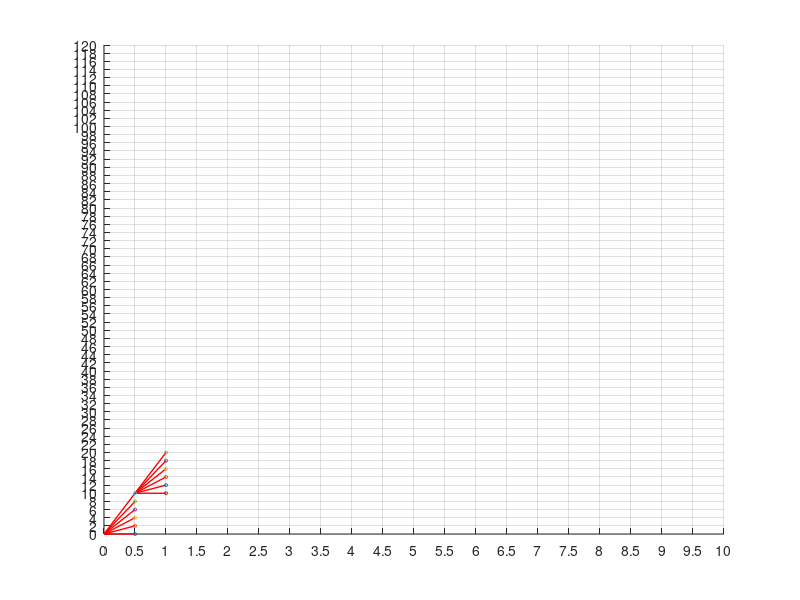

The MATLAB source for this figure:
axis([0, 10, 0, 120]);
set(gca,'xtick',0:0.5:10);
set(gca,'ytick',0:2:120);
grid on;
%set(gca,'GridLineStyle','-','GridColor','k','GridAlpha',0.5);
hold on;
p0=[0,0];
  
p1=[0.5,0];
p2=[0.5,2];
p3=[0.5,4];
p4=[0.5,6];
p5=[0.5,8];
p6=[0.5,10];


plot([p0(1),p1(1)],[p0(2),p1(2)],'r','LineWidth',1);
plot([p0(1),p2(1)],[p0(2),p2(2)],'r','LineWidth',1);
plot([p0(1),p3(1)],[p0(2),p3(2)],'r','LineWidth',1);
plot([p0(1),p4(1)],[p0(2),p4(2)],'r','LineWidth',1);
plot([p0(1),p5(1)],[p0(2),p5(2)],'r','LineWidth',1);
plot([p0(1),p6(1)],[p0(2),p6(2)],'r','LineWidth',1);


p7=[1,10];
p8=[1,12];
p9=[1,14];
p10=[1,16];
p11=[1,18];
p12=[1,20];

plot([p6(1),p7(1)],[p6(2),p7(2)],'r','LineWidth',1);
plot([p6(1),p8(1)],[p6(2),p8(2)],'r','LineWidth',1);
plot([p6(1),p9(1)],[p6(2),p9(2)],'r','LineWidth',1);
plot([p6(1),p10(1)],[p6(2),p10(2)],'r','LineWidth',1);
plot([p6(1),p11(1)],[p6(2),p11(2)],'r','LineWidth',1);
plot([p6(1),p12(1)],[p6(2),p12(2)],'r','LineWidth',1);

scatter(p1(1),p1(2),5,'bo');
scatter(p2(1),p2(2),5,'bo');
scatter(p3(1),p3(2),5,'bo');
scatter(p4(1),p4(2),5,'bo');
scatter(p5(1),p5(2),5,'bo');
scatter(p6(1),p6(2),5,'bo');
scatter(p7(1),p7(2),5,'bo');
scatter(p8(1),p8(2),5,'bo');
scatter(p9(1),p9(2),5,'bo');
scatter(p10(1),p10(2),5,'bo');
scatter(p11(1),p11(2),5,'bo');
scatter(p12(1),p12(2),5,'bo');


